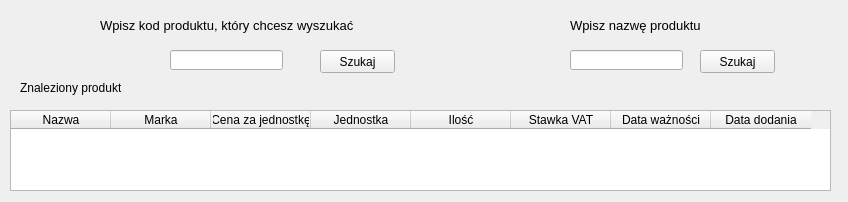
<?xml version="1.0" encoding="UTF-8"?>
<ui version="4.0">
 <class>FindDialog</class>
 <widget class="QDialog" name="FindDialog">
  <property name="geometry">
   <rect>
    <x>0</x>
    <y>0</y>
    <width>848</width>
    <height>202</height>
   </rect>
  </property>
  <property name="windowTitle">
   <string>Dialog</string>
  </property>
  <widget class="QDialogButtonBox" name="buttonBox">
   <property name="geometry">
    <rect>
     <x>190</x>
     <y>130</y>
     <width>221</width>
     <height>41</height>
    </rect>
   </property>
   <property name="orientation">
    <enum>Qt::Horizontal</enum>
   </property>
   <property name="standardButtons">
    <set>QDialogButtonBox::Cancel|QDialogButtonBox::Ok</set>
   </property>
  </widget>
  <widget class="QLabel" name="label">
   <property name="geometry">
    <rect>
     <x>100</x>
     <y>10</y>
     <width>261</width>
     <height>31</height>
    </rect>
   </property>
   <property name="font">
    <font>
     <pointsize>10</pointsize>
    </font>
   </property>
   <property name="text">
    <string>Wpisz kod produktu, który chcesz wyszukać</string>
   </property>
  </widget>
  <widget class="QLineEdit" name="productId">
   <property name="geometry">
    <rect>
     <x>170</x>
     <y>50</y>
     <width>113</width>
     <height>20</height>
    </rect>
   </property>
  </widget>
  <widget class="QPushButton" name="findButton">
   <property name="geometry">
    <rect>
     <x>320</x>
     <y>50</y>
     <width>75</width>
     <height>23</height>
    </rect>
   </property>
   <property name="text">
    <string>Szukaj</string>
   </property>
  </widget>
  <widget class="QLabel" name="resultTitle">
   <property name="geometry">
    <rect>
     <x>20</x>
     <y>80</y>
     <width>101</width>
     <height>16</height>
    </rect>
   </property>
   <property name="text">
    <string>Znaleziony produkt</string>
   </property>
  </widget>
  <widget class="QTableWidget" name="foundProductTable">
   <property name="enabled">
    <bool>true</bool>
   </property>
   <property name="geometry">
    <rect>
     <x>10</x>
     <y>110</y>
     <width>821</width>
     <height>81</height>
    </rect>
   </property>
   <column>
    <property name="text">
     <string>Nazwa</string>
    </property>
   </column>
   <column>
    <property name="text">
     <string>Marka</string>
    </property>
   </column>
   <column>
    <property name="text">
     <string>Cena za jednostkę</string>
    </property>
   </column>
   <column>
    <property name="text">
     <string>Jednostka</string>
    </property>
   </column>
   <column>
    <property name="text">
     <string>Ilość</string>
    </property>
   </column>
   <column>
    <property name="text">
     <string>Stawka VAT</string>
    </property>
   </column>
   <column>
    <property name="text">
     <string>Data ważności</string>
    </property>
   </column>
   <column>
    <property name="text">
     <string>Data dodania</string>
    </property>
   </column>
  </widget>
  <widget class="QPushButton" name="findByNameButton">
   <property name="geometry">
    <rect>
     <x>700</x>
     <y>50</y>
     <width>75</width>
     <height>23</height>
    </rect>
   </property>
   <property name="text">
    <string>Szukaj</string>
   </property>
  </widget>
  <widget class="QLineEdit" name="productNameSearch">
   <property name="geometry">
    <rect>
     <x>570</x>
     <y>50</y>
     <width>113</width>
     <height>20</height>
    </rect>
   </property>
  </widget>
  <widget class="QLabel" name="label_2">
   <property name="geometry">
    <rect>
     <x>570</x>
     <y>10</y>
     <width>261</width>
     <height>31</height>
    </rect>
   </property>
   <property name="font">
    <font>
     <pointsize>10</pointsize>
    </font>
   </property>
   <property name="text">
    <string>Wpisz nazwę produktu</string>
   </property>
  </widget>
 </widget>
 <resources/>
 <connections>
  <connection>
   <sender>buttonBox</sender>
   <signal>accepted()</signal>
   <receiver>FindDialog</receiver>
   <slot>accept()</slot>
   <hints>
    <hint type="sourcelabel">
     <x>248</x>
     <y>254</y>
    </hint>
    <hint type="destinationlabel">
     <x>157</x>
     <y>274</y>
    </hint>
   </hints>
  </connection>
  <connection>
   <sender>buttonBox</sender>
   <signal>rejected()</signal>
   <receiver>FindDialog</receiver>
   <slot>reject()</slot>
   <hints>
    <hint type="sourcelabel">
     <x>316</x>
     <y>260</y>
    </hint>
    <hint type="destinationlabel">
     <x>286</x>
     <y>274</y>
    </hint>
   </hints>
  </connection>
 </connections>
</ui>
